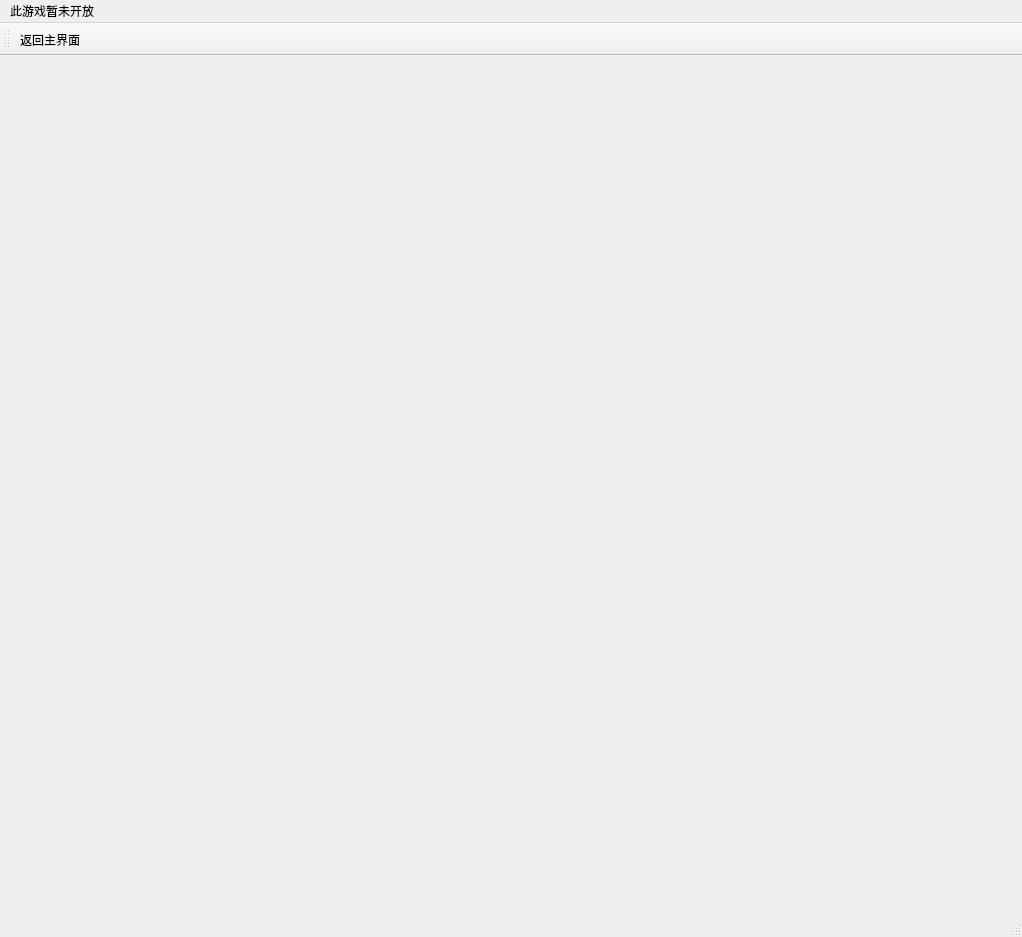
<?xml version="1.0" encoding="UTF-8"?>
<ui version="4.0">
 <class>MainWindow</class>
 <widget class="QMainWindow" name="MainWindow">
  <property name="geometry">
   <rect>
    <x>0</x>
    <y>0</y>
    <width>1022</width>
    <height>937</height>
   </rect>
  </property>
  <property name="windowTitle">
   <string>弹弹堂</string>
  </property>
  <property name="windowIcon">
   <iconset>
    <normaloff>resource/yunian.ico</normaloff>resource/yunian.ico</iconset>
  </property>
  <widget class="QWidget" name="centralwidget">
   <widget class="QLabel" name="label">
    <property name="geometry">
     <rect>
      <x>-280</x>
      <y>0</y>
      <width>1566</width>
      <height>863</height>
     </rect>
    </property>
    <property name="mouseTracking">
     <bool>false</bool>
    </property>
    <property name="tabletTracking">
     <bool>false</bool>
    </property>
    <property name="autoFillBackground">
     <bool>false</bool>
    </property>
    <property name="text">
     <string/>
    </property>
    <property name="textFormat">
     <enum>Qt::AutoText</enum>
    </property>
    <property name="pixmap">
     <pixmap>resource/no_function.jpeg</pixmap>
    </property>
    <property name="wordWrap">
     <bool>false</bool>
    </property>
   </widget>
  </widget>
  <widget class="QMenuBar" name="menubar">
   <property name="geometry">
    <rect>
     <x>0</x>
     <y>0</y>
     <width>1022</width>
     <height>23</height>
    </rect>
   </property>
   <widget class="QMenu" name="menu">
    <property name="title">
     <string>此游戏暂未开放</string>
    </property>
   </widget>
   <addaction name="menu"/>
  </widget>
  <widget class="QStatusBar" name="statusbar"/>
  <widget class="QToolBar" name="toolBar">
   <property name="windowTitle">
    <string>toolBar</string>
   </property>
   <attribute name="toolBarArea">
    <enum>TopToolBarArea</enum>
   </attribute>
   <attribute name="toolBarBreak">
    <bool>false</bool>
   </attribute>
   <addaction name="action_1"/>
  </widget>
  <action name="action_1">
   <property name="icon">
    <iconset>
     <normaloff>resource/sign_out.jpeg</normaloff>resource/sign_out.jpeg</iconset>
   </property>
   <property name="text">
    <string>返回主界面</string>
   </property>
  </action>
 </widget>
 <resources/>
 <connections/>
</ui>
